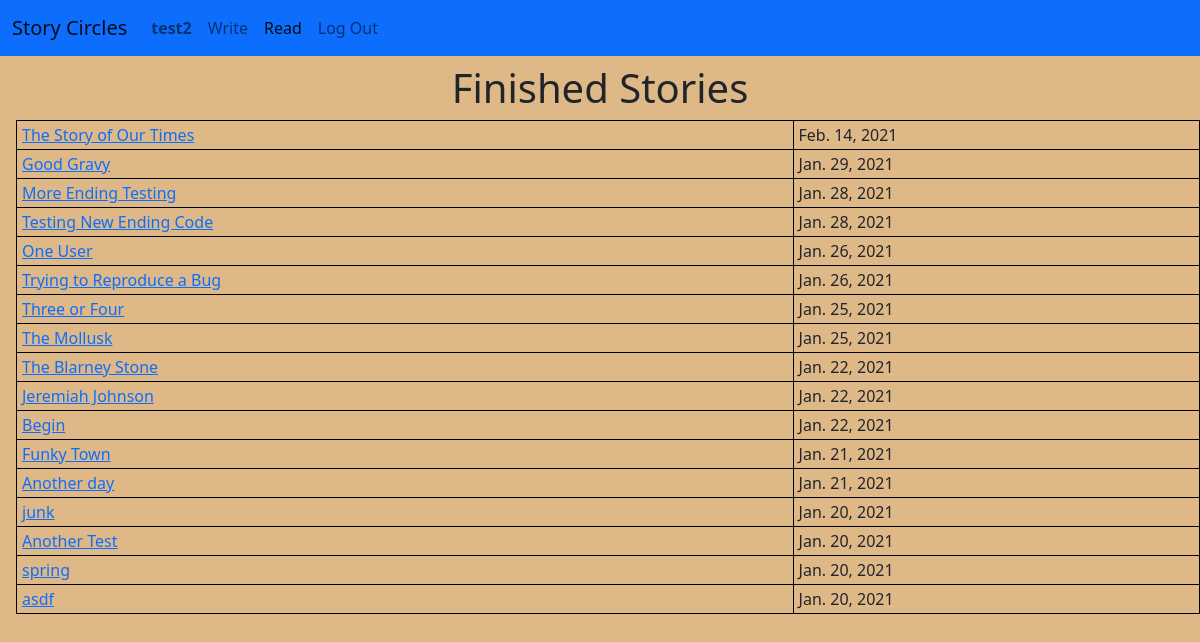
Page /circle/stories (signed in) on the committed database.
### circle/models.py (models this page shows, shortened)
class User(AbstractUser):
    user_since = models.DateTimeField(blank=False, auto_now_add=True)
    liked_stories = models.ManyToManyField(
        "Story",
        related_name="liked_by",
        blank=True,
    )
    def get_absolute_url(self):
        return reverse('user', args=[self.pk])

class Story(models.Model):
    title = models.TextField(unique=True)
    authors = models.ManyToManyField(
        User,
        related_name="stories",
        blank=True
    )
    text = models.TextField()
    start_time = models.DateTimeField(blank=True, null=True)
    finish_time = models.DateTimeField(blank=True, null=True)
    finished = models.BooleanField(default=False)
    def get_absolute_url(self):
        if self.finished:
            return reverse('finished_story', args = [self.pk])
        else:
            return reverse('circle', args = [self.circle.pk])
    """ Return the text as html with "\n\n" converted to paragraph breaks """

### circle/views.py (the view)
# urls.py: path('stories', views.FinishedStoryListView.as_view(), name='finished_stories'),
class FinishedStoryListView(LoginRequiredMixin, ListView):
    model = Story
    template_name = "circle/finishedstory_list.html"
    queryset = Story.objects.filter(finished=True).order_by('-finish_time')
    context_object_name = 'stories'

### circle/templates/circle/finishedstory_list.html (shortened to what this page needs)
{% extends "circle/layout.html" %}
{% load static %}
{% block body %}
    <h1>
        Finished Stories
    </h1>
    {% include "circle/include/finished_story_table.html" %}
{% endblock %}

### circle/templates/circle/layout.html (shortened to what this page needs)
{% load static %}
<!DOCTYPE html>
<html lang="en">
    <head>
        <link href="https://cdn.jsdelivr.net/npm/bootstrap@5.0.0-beta1/dist/css/bootstrap.min.css" rel="stylesheet">
        <link href="{% static 'circle/styles.css' %}" rel="stylesheet">
    </head>
    <body>
        <nav class="navbar navbar-expand-md navbar-light bg-primary">
            <div class="container-fluid">
                <a class="navbar-brand" href="{% url 'index' %}">Story Circles</a>
                <div class="collapse navbar-collapse" id="navbarToggle">
                    <ul class="navbar-nav me-auto">
                        {% if user.is_authenticated %}
                        <li class="nav-item">
                            <a class="nav-link" id="current-user-nav" href="{{ user.get_absolute_url }}"><strong>{{ user.username }}</strong></a>
                        </li>
                        <li class="nav-item">
                            <a class="nav-link" id="write-nav" href="{% url 'index' %}">Write</a>
                        </li>
                        <li class="nav-item">
                            <a class="nav-link" id="read-nav" href="{% url 'finished_stories' %}">Read</a>
                        </li>
                        <li class="nav-item">
                            <a class="nav-link" href="{% url 'logout' %}">Log Out</a>
                        </li>
                        {% endif %}
                    </ul>
                </div>
            </div>
        </nav>
        <div class="body container-fluid d-flex flex-column h-100 w-100 px-0">
            {% block body %}
            {% endblock %}
        </div>
    </body>
</html>

### circle/templates/circle/include/finished_story_table.html
<table class="finished-story-table">
    {% for story in stories %}
    <tr>
        <td class="finished-story-title">
            <a href="{{ story.get_absolute_url }}">{{ story.title }}</a>
        </td>
        <td class="finished-story-date">
            {{ story.finish_time.date }}
        </td>
    </tr>
    {% endfor %}
</table>

### circle/static/circle/styles.css (style rules this page uses)
html, body { height: 100%; }
body { background-color: BurlyWood; }
h1 { margin-top: 0.5rem; text-align: center; }
table { border-collapse: collapse; margin-left: 1rem; }
table, th, td { border: 1px solid black; padding: 2px 5px; }

### rows in the picture
User: username "test2"
Story: title "The Story of Our Times", finish_time "Feb. 14, 2021"
Story: title "Good Gravy", finish_time "Jan. 29, 2021"
Story: title "More Ending Testing", finish_time "Jan. 28, 2021"
Story: title "Testing New Ending Code", finish_time "Jan. 28, 2021"
Story: title "One User", finish_time "Jan. 26, 2021"
Story: title "Trying to Reproduce a Bug", finish_time "Jan. 26, 2021"
Story: title "Three or Four", finish_time "Jan. 25, 2021"
Story: title "The Mollusk", finish_time "Jan. 25, 2021"
Story: title "The Blarney Stone", finish_time "Jan. 22, 2021"
Story: title "Jeremiah Johnson", finish_time "Jan. 22, 2021"
Story: title "Begin", finish_time "Jan. 22, 2021"
Story: title "Funky Town", finish_time "Jan. 21, 2021"
Story: title "Another day", finish_time "Jan. 21, 2021"
Story: title "junk", finish_time "Jan. 20, 2021"
Story: title "Another Test", finish_time "Jan. 20, 2021"
Story: title "spring", finish_time "Jan. 20, 2021"
Story: title "asdf", finish_time "Jan. 20, 2021"
